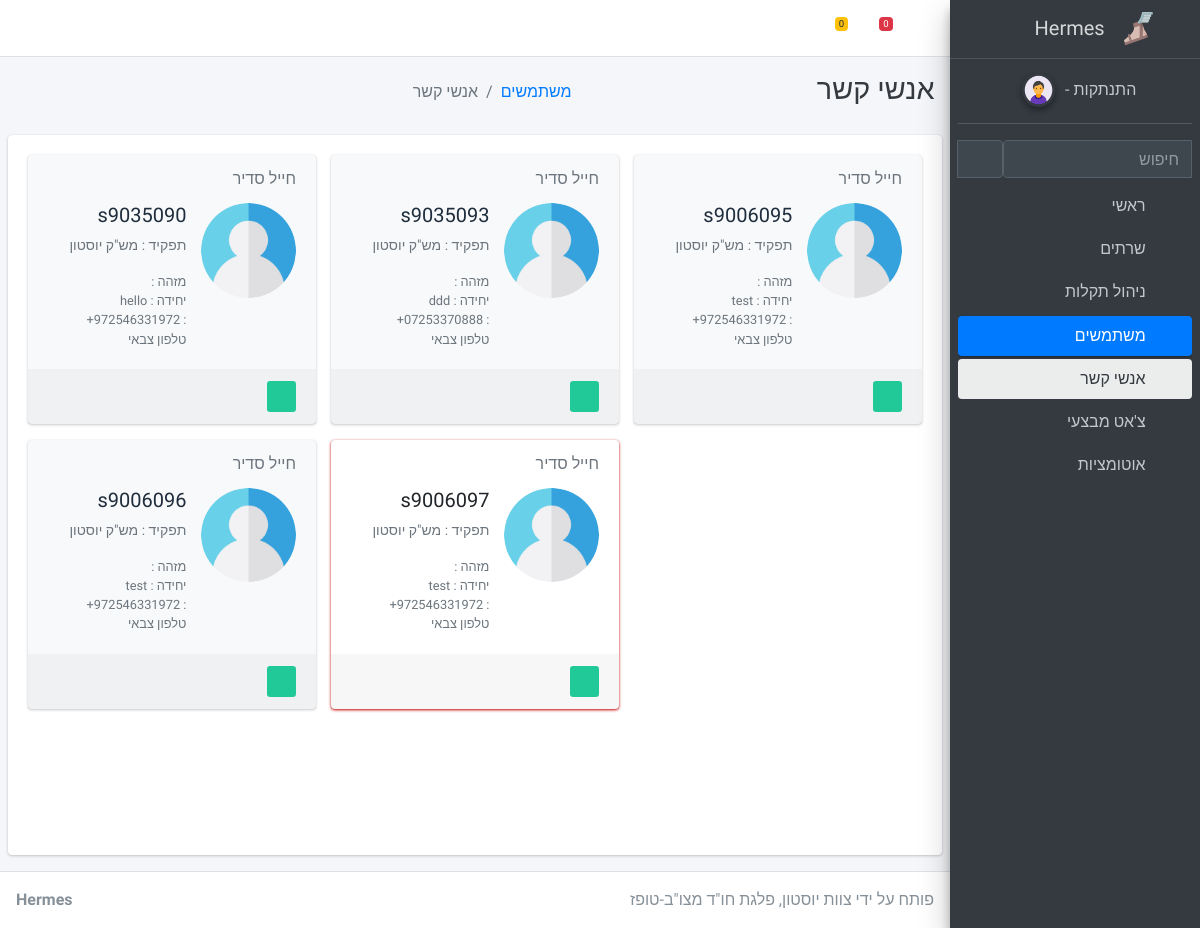
The app's page /users-contacts with its own data.
### apps/authentication/models.py (models this page shows, shortened)
class UserHermes(models.Model):
    user = models.OneToOneField(User, primary_key=True, on_delete=models.CASCADE, blank=True)
    phone_number = PhoneNumberField(blank=True, null=True)
    office = models.CharField(max_length=10, blank=True, null=True)

### apps/home/views.py (the view)
# urls.py: path('users-contacts', views.contacts, name='users-contacts'),
def contacts(request):
    users = UserHermes.objects.all()
    context = {'users', 'contacts'}
    return render(request,'home/contacts.html', {'users': users, 'segment' : context})

### apps/context_processors.py (called while the page is built)
def cfg_assets_root(request):
    return { 'ASSETS_ROOT' : settings.ASSETS_ROOT }

### apps/home/templatetags/auth_extras.py (called while the page is built)
@register.filter(name='has_group')
def has_group(user, group_name):
    group = Group.objects.get(name=group_name)
    return True if group in user.groups.all() else False

@register.filter(name='get_messages')
def get_messages(user):
    return latestMessages

@register.filter(name='get_notifications')
def get_notifications(user):
    return latestUserSignUp + lastestAlerts

@register.filter(name='get_private_room')
def get_private_room(user, member):
    return user.username +"ROOM"+ member

### apps/templates/home/contacts.html (shortened to what this page needs)
{% extends "layouts/base.html" %}
{% load auth_extras %}
{% block body_class %} sidebar-mini layout-fixed layout-navbar-fixed layout-footer-fixed {% endblock body_class %}
{% block stylesheets %}
  <link rel="stylesheet" href="{{ ASSETS_ROOT }}/plugins/fontawesome-free/css/all.min.css">
  <link rel="stylesheet" href="{{ ASSETS_ROOT }}/plugins/icheck-bootstrap/icheck-bootstrap.min.css">
  <link rel="stylesheet" href="{{ ASSETS_ROOT }}/css/adminlte.min.css">
{% endblock stylesheets %}
{% block content %}
  <div class="content-wrapper">
    <div class="content-header" style="direction:rtl">
      <div class="container-fluid">
        <div class="row mb-2">
          <div class="col-sm-3">
            <h1 class="m-0 text-dark">אנשי קשר</h1>
          </div>
          <div class="col-sm-4">
            <ol class="breadcrumb float-sm-left">
              <li class="breadcrumb-item"><a href="/">משתמשים</a></li>
              <li class="breadcrumb-item active">אנשי קשר</li>
            </ol>
          </div>
        </div>
      </div>
    </div>
    <section class="content">
      <div class="card card-solid">
        <div class="card-body pb-0" style="height:720px; overflow-y:auto">
          <div class="row d-flex align-items-stretch">
              {% for u in users %}
                {% if request.user != u.user %}
                  <div class="col-12 col-sm-6 col-md-4 d-flex align-items-stretch">
                    <div {% if u.user|has_group:"disable" %} class="card" style="box-shadow:0 0 1px rgb(0 0 0 / 13%), 0 1px 3px rgb(200 0 0 / 100%)"
                        {% else %} class="card bg-light" {% endif %} >
                      <div class="card-header text-muted border-bottom-0">
                        חייל סדיר
                      </div>
                      <div class="card-body pt-0">
                        <div class="row">
                          <div class="col-7">
                            <h2 class="lead"><b>{{u.user}}</b></h2>
                            <p class="text-muted text-sm"> תפקיד : מש"ק יוסטון </p>
                            <ul class="ml-4 mb-0 fa-ul text-muted">
                              <li class="small"><span class="fa-li"></span> {{u.id}} : מזהה</li>
                              <li class="small"><span class="fa-li"></span> {{u.office}} : יחידה</li>
                              <li class="small"><span class="fa-li"><i class="fas fa-lg fa-phone"></i></span>{{u.phone_number}} : טלפון צבאי</li>
                            </ul>
                          </div>
                          <div class="col-5 text-center">
                            <img src="{{ ASSETS_ROOT }}/img/user.png" alt="user-avatar" class="img-circle img-fluid">
                          </div>
                        </div>
                      </div>
                      <div class="card-footer">
                        <div class="text-right">
                          <a href="{% url 'get-chat' request.user|get_private_room:u.user.username %}" class="btn btn-sm bg-teal">
                            <i class="fas fa-comments"></i>
                          </a>
                        </div>
                      </div>
                    </div>
                  </div>
                {% endif %}
              {% endfor %}
          </div>
        </div>
      </div>
    </section>
  </div>
{% endblock content %}

### records on screen
UserHermes: user "s9035090", office "hello", phone_number "+972546331972"
UserHermes: user "s9035093", office "ddd", phone_number "+07253370888"
UserHermes: user "s9006095", office "test", phone_number "+972546331972"
UserHermes: user "s9006096", office "test", phone_number "+972546331972"
UserHermes: user "s9006097", office "test", phone_number "+972546331972"

### other values on screen
{{ request.user|get_messages }} "0"
{{ request.user|get_notifications }} "0"
